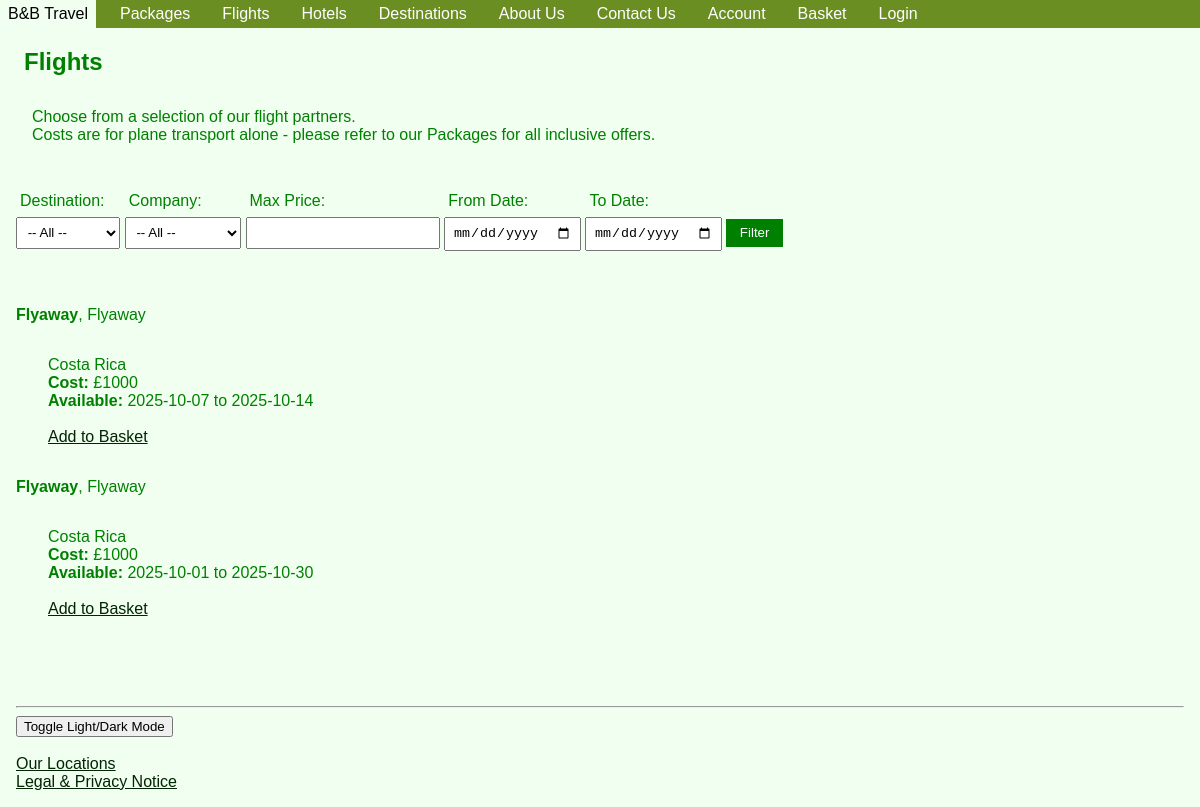
The page /webpages/flights.php?country=Costa Rica on the database its author committed.
### tables this page shows
CREATE TABLE `flights` (
  `id` int(11) NOT NULL,
  `name` varchar(255) DEFAULT NULL,
  `company` varchar(255) DEFAULT NULL,
  `country` varchar(255) DEFAULT NULL,
  `start_date` date DEFAULT NULL,
  `end_date` date DEFAULT NULL,
  `status` enum('available','fully booked') DEFAULT 'available',
  `price` int(11) DEFAULT NULL
);

### webpages/flights.php (the view, shortened to what this page needs)
<?php include 'header.php'; ?>
<h2>Flights</h2>
<p>
  Choose from a selection of our flight partners.
  <br>
  Costs are for plane transport alone - please refer to our Packages for all inclusive offers.
</p>
<form method="get" action="flights.php">
<div class="formdisplay">
  <label>Destination:</label>
  <select name="country">
    <option value="">-- All --</option>
  </select>
</div>
<div class="formdisplay">
  <label>Company:</label>
  <select name="company">
    <option value="">-- All --</option>
  </select>
</div>
<div class="formdisplay">
  <label>Max Price:</label>
  <input type="number" name="max_price" step="0.01">
</div>
<div class="formdisplay">
  <label>From Date:</label>
  <input type="date" name="start_date">
</div>
<div class="formdisplay">
  <label>To Date:</label>
  <input type="date" name="end_date">
</div>
  <button type="submit">Filter</button>
</form>
<ul>
<?php
$pdo = new PDO('mysql:host=localhost;dbname=travel_website', 'root', '');
$where = [];
$param = [];
if (!empty($_GET['country'])) {
  $where[] = 'country = ?';
  $param[] = $_GET['country'];
}
$sql = "SELECT * FROM flights" . ($where ? " WHERE " . implode(" AND ", $where) : "");
$stmt = $pdo->prepare($sql);
$stmt->execute($param);
foreach ($stmt as $flights) {
  echo
  "<li><strong>{$flights['name']}</strong>, {$flights['company']}</li>
   <p>
    {$flights['country']}
    <br>
    <strong>Cost: </strong>£{$flights['price']}
    <br>
    <strong>Available: </strong> {$flights['start_date']} to
    {$flights['end_date']}
    <br><br>
    <a href='add_to_basket.php?id={$flights['id']}&type=flight'>Add to Basket</a></li><br>
   </p>";
}
?>
</ul>
<?php include 'footer.php'; ?>

### assets/css/style.css (style rules this page uses)
body { font-family: Arial, Helvetica, Tahoma, Verdana; background: #f0fff0; color: green; margin: 0; padding: 0; }
p { margin: 2em; }
li { display: flex; }
h1, h2 { color: green; padding-left: 1em; }
form { padding: 1em; }
input, textarea, select { display: block; margin: 0.5em 0; padding: 0.5em; }
ul { padding: 1em; }
a { color: #012401; }
form button { background-color: green; color: white; padding: 0.5em 1em; border: none; cursor: pointer; margin-top: 1em; }

### rows shown on the page
flights: name "Flyaway", company "Flyaway", country "Costa Rica", price "1000", start_date "2025-10-07", end_date "2025-10-14"
flights: name "Flyaway", company "Flyaway", country "Costa Rica", price "1000", start_date "2025-10-01", end_date "2025-10-30"
